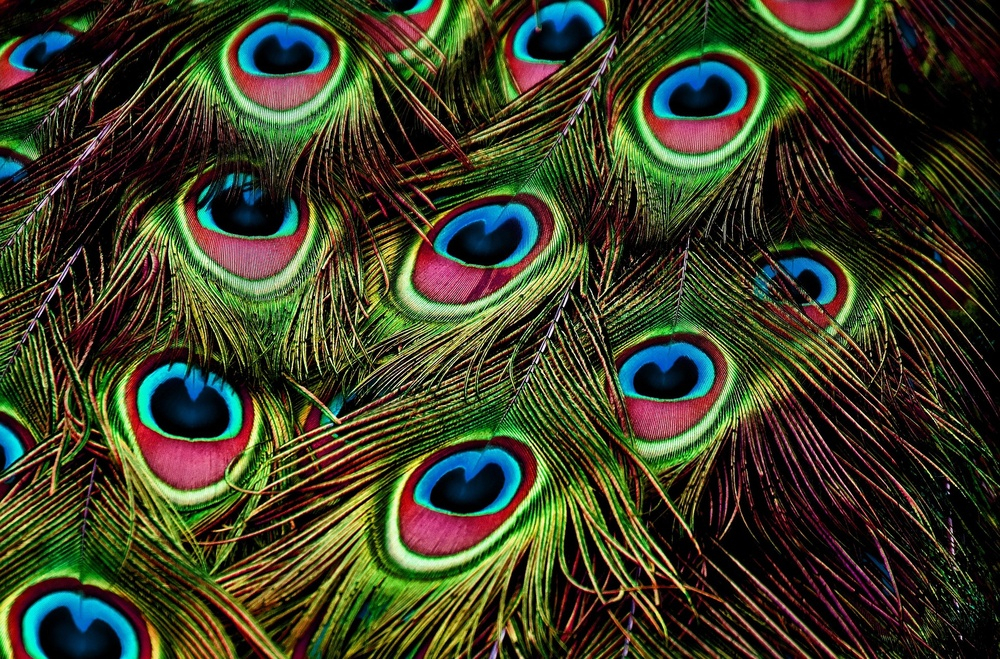
#> input picture Python/image processing/peacock.jpg, 1000 x 659 px, shrunk from 1920 x 1265 before the run
$ python gamma_transform.py
#> lines starting #> are read from the running program, lines starting #| are printed output that depends on the picture
import numpy as np
import matplotlib.pyplot as plt
import matplotlib.image as mpimg
import cv2

img = cv2.imread('peacock.jpg')
#> img is the input picture: shape (659, 1000, 3); mean B, G, R 39.2, 61.5, 60

def rgb2gray(rgb):
    r, g, b = rgb[:,:,0], rgb[:,:,1], rgb[:,:,2]
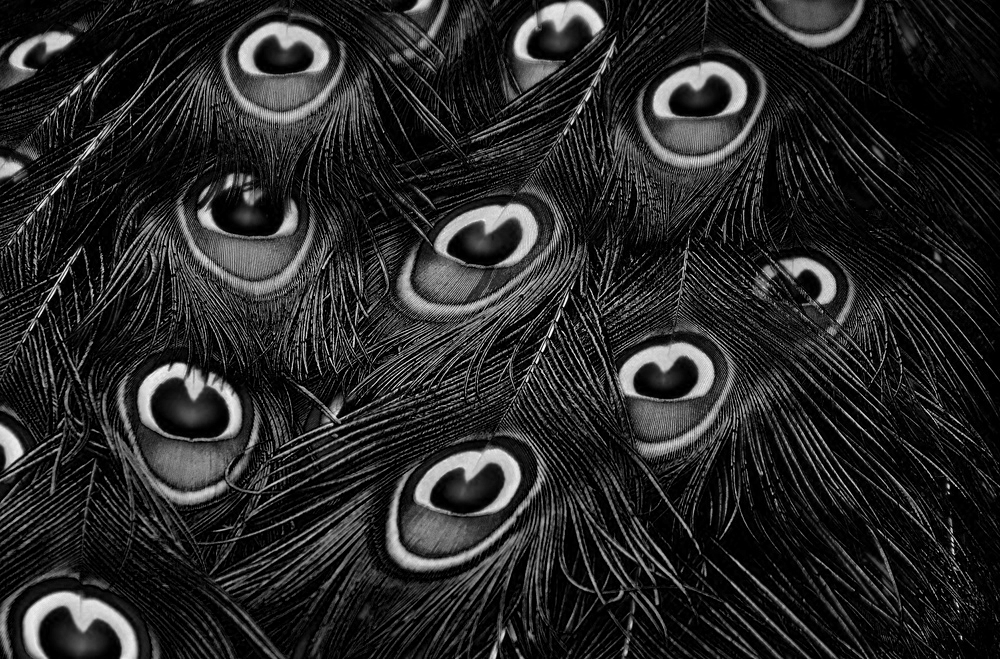
#> r: shape (659, 1000); min 0, max 255, mean 39.2
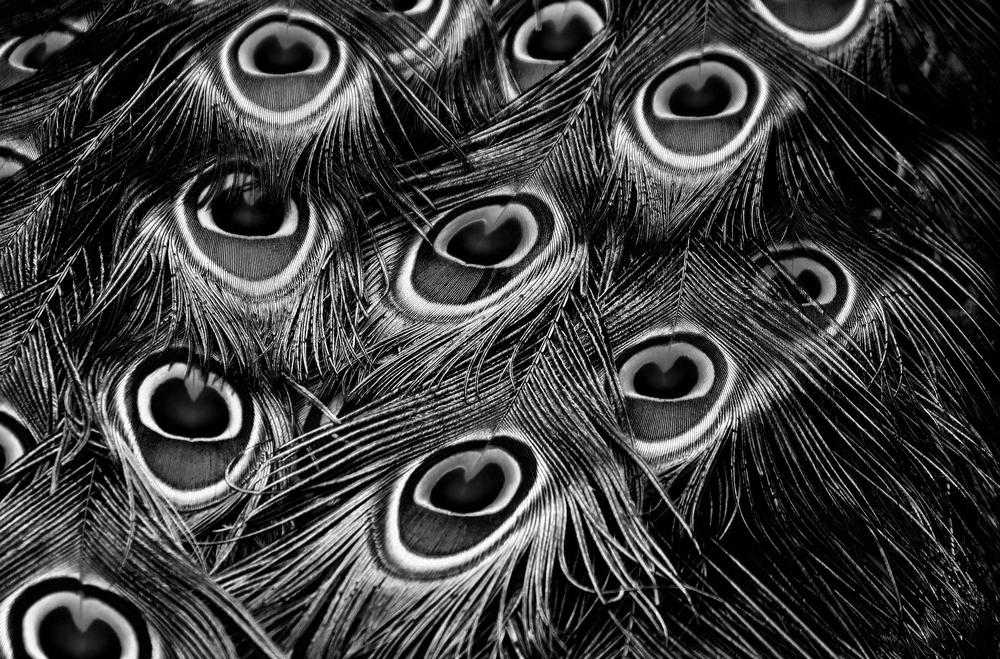
#> g: shape (659, 1000); min 0, max 255, mean 61.5
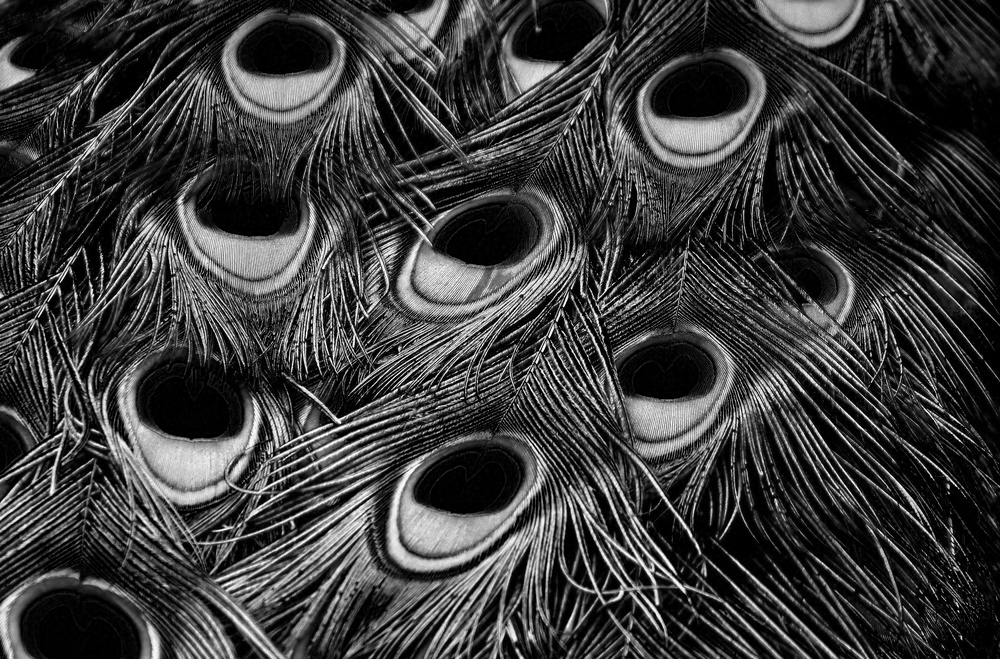
#> b: shape (659, 1000); min 0, max 255, mean 60
    gray = 0.2989 * r + 0.5870 * g + 0.1140 * b
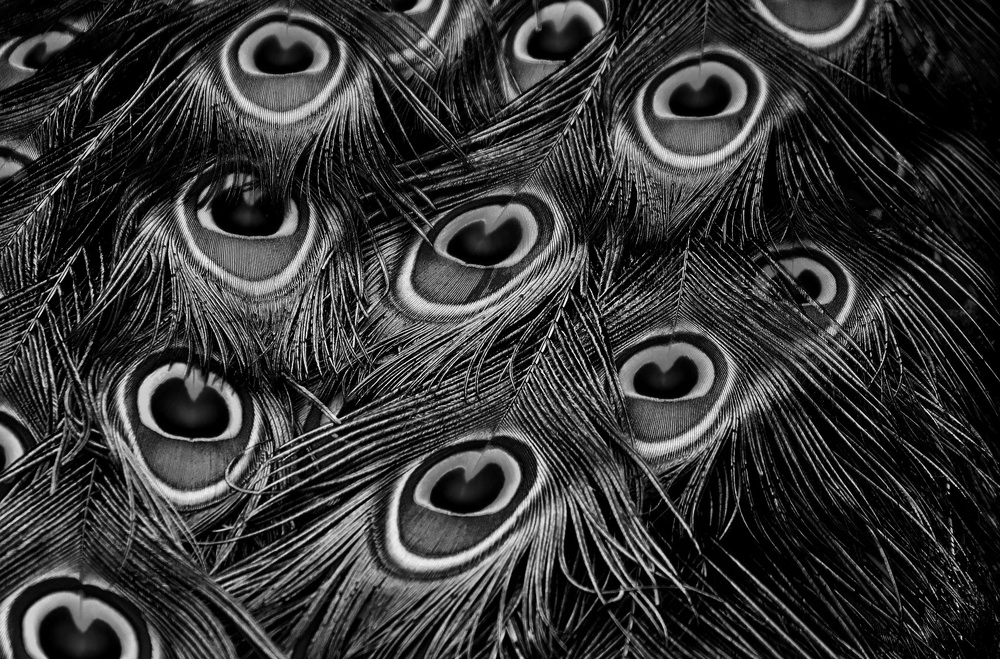
#> gray: shape (659, 1000) float64; min 0, max 254.6, mean 54.7
    return gray

# Trying 4 gamma values.
a=rgb2gray(img)
plt.figure()
plt.imshow(a, cmap='gray')
plt.title("Original image")

for gamma in [0.1, 0.5, 1.2, 2.2]:
    gamma_corrected = np.array(255*(a / 255) ** gamma, dtype = 'uint8')
    print('gamma_transformed '+str(gamma)+'.jpg')
    plt.figure()
    plt.imshow(gamma_corrected, cmap='gray')
    plt.title(f"Transformed image (Gamma={gamma})")
#> this loop made 4 passes
#> pass 1, `gamma_corrected = np.array(255*(a / 255) ** gamma, dtype = 'uint8')`:
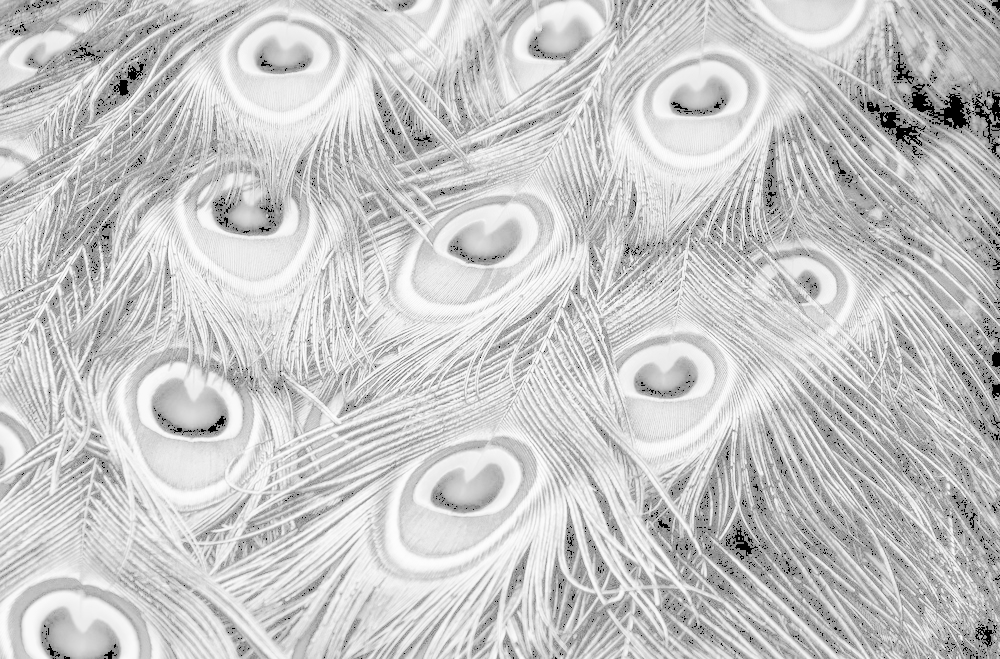
#> gamma_corrected: shape (659, 1000); min 0, max 254, mean 199.8
#> pass 2, `gamma_corrected = np.array(255*(a / 255) ** gamma, dtype = 'uint8')`:
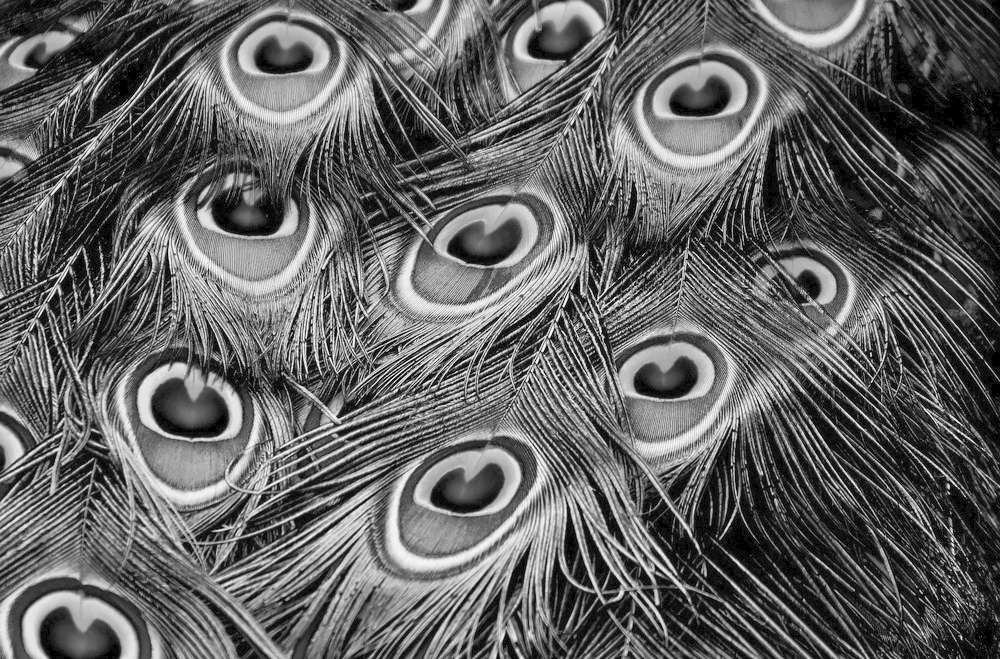
#> gamma_corrected: shape (659, 1000); min 0, max 254, mean 98.5
plt.show()
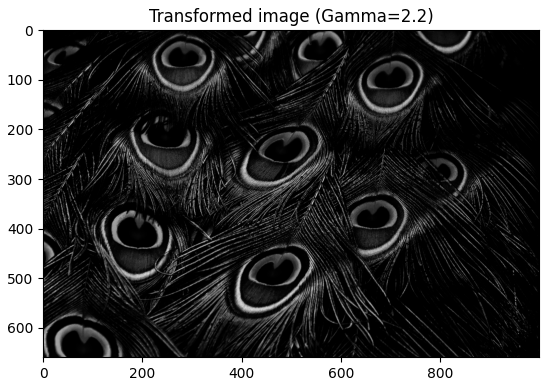
#> figure drawn by matplotlib, 1 panel

$ run again, with Python/image processing/child.jpg copied over Python/image processing/peacock.jpg
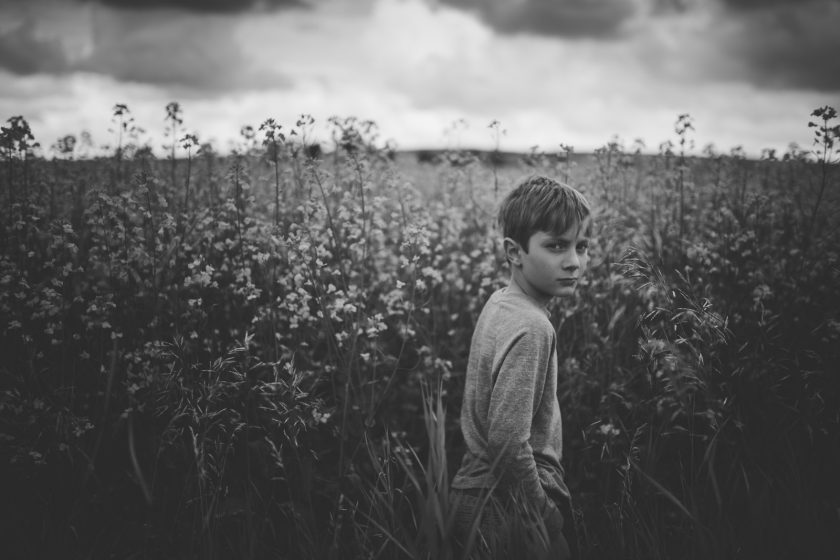
#> input picture Python/image processing/child.jpg, 840 x 560 px
#> img is the input picture: shape (560, 840, 3); min 26, max 244, mean 96.2
#> the loop `for gamma in [0.1, 0.5, 1.2, 2.2]:` made 4 passes
#> pass 1, `gamma_corrected = np.array(255*(a / 255) ** gamma, dtype = 'uint8')`:
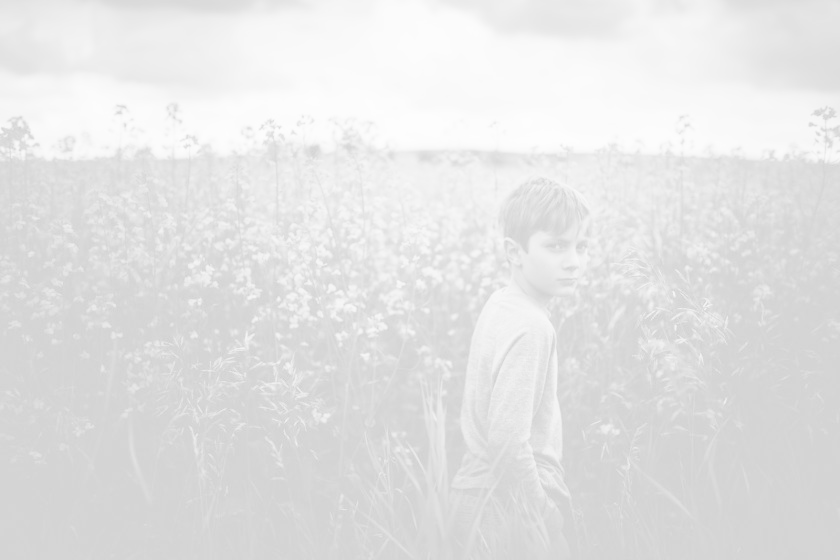
#> gamma_corrected: shape (560, 840); min 202, max 253, mean 227.1
#> `plt.show()`:
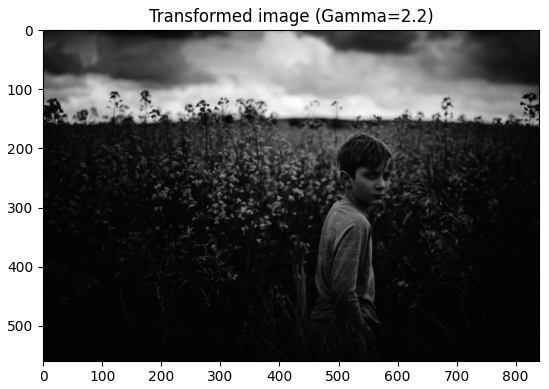
#> figure drawn by matplotlib, 1 panel

$ run again, with Python/image processing/noice.jpg copied over Python/image processing/peacock.jpg
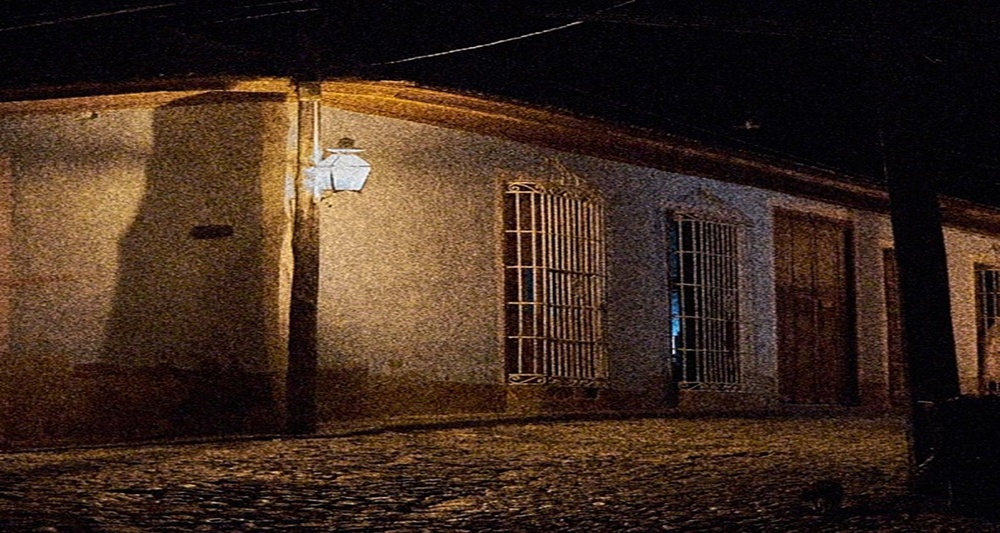
#> input picture Python/image processing/noice.jpg, 1000 x 533 px, shrunk from 1500 x 800 before the run
#> img is the input picture: shape (533, 1000, 3); mean B, G, R 30, 41.5, 60.9
#> the loop `for gamma in [0.1, 0.5, 1.2, 2.2]:` made 4 passes
#> pass 1, `gamma_corrected = np.array(255*(a / 255) ** gamma, dtype = 'uint8')`:
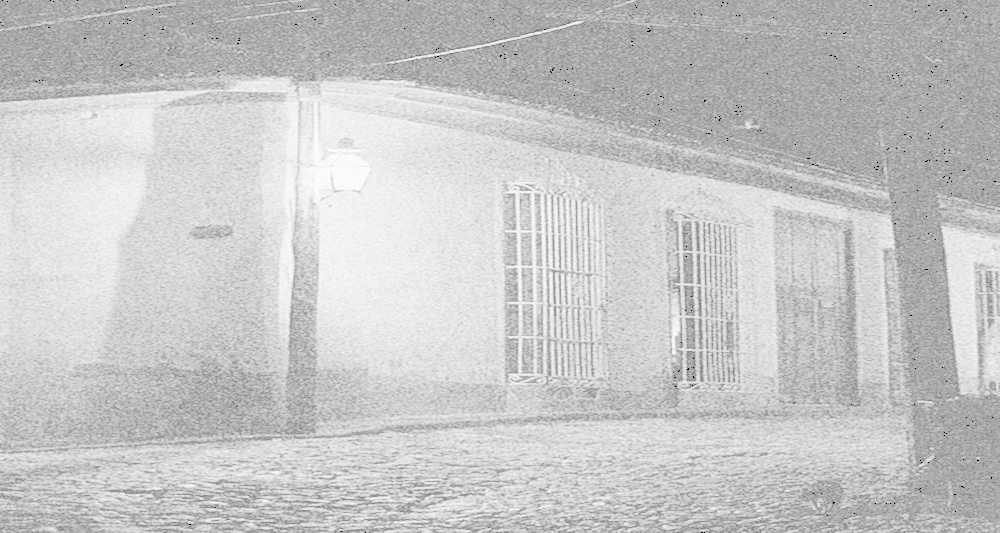
#> gamma_corrected: shape (533, 1000); min 0, max 254, mean 199.2
#> `plt.show()`:
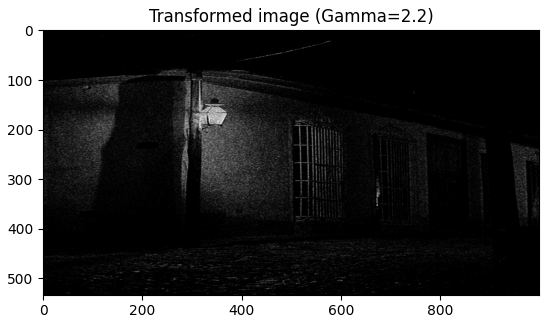
#> figure drawn by matplotlib, 1 panel

$ run again, with Python/image processing/rat.jpg copied over Python/image processing/peacock.jpg
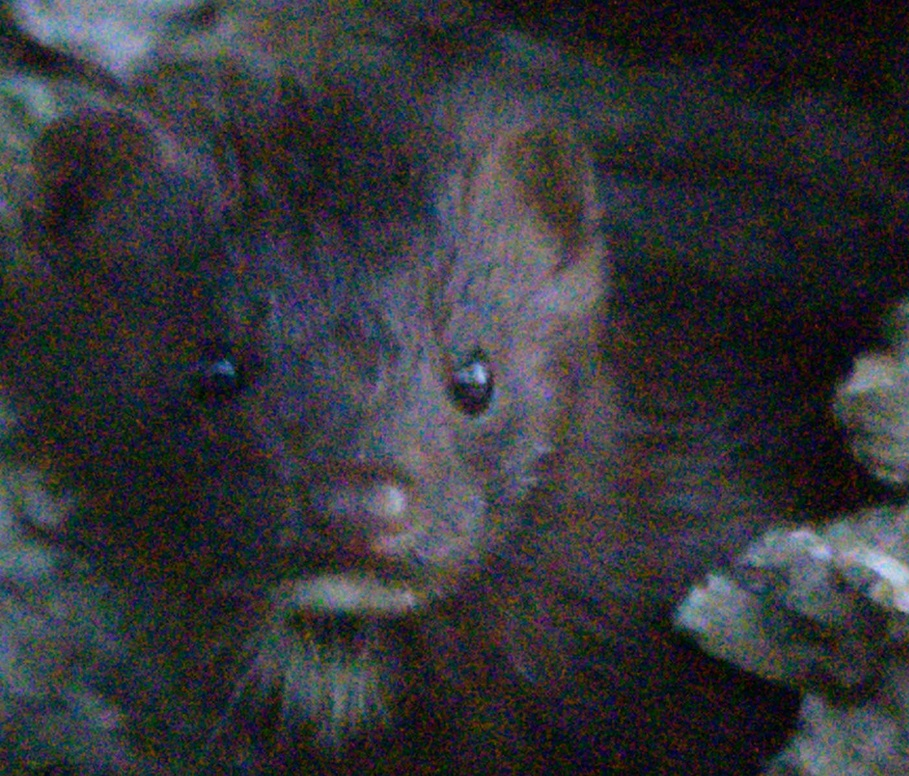
#> input picture Python/image processing/rat.jpg, 909 x 776 px, shrunk from 1402 x 1196 before the run
#> img is the input picture: shape (776, 909, 3); mean B, G, R 57.6, 53.2, 52.8
#> `plt.show()`:
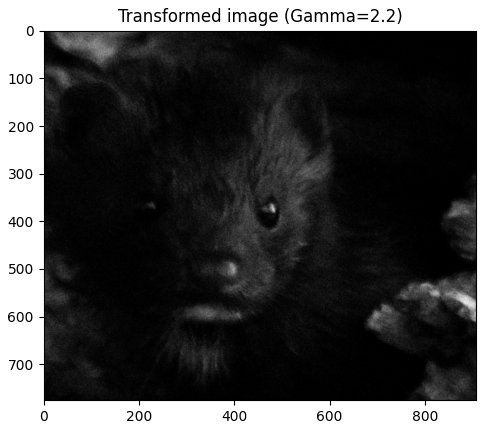
#> figure drawn by matplotlib, 1 panel
